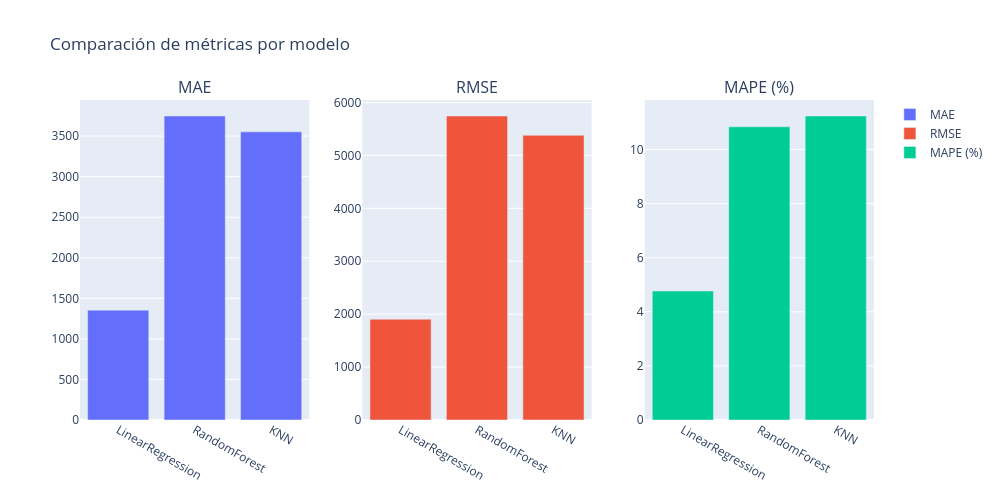

Write notebook code for a chart like this one.
### Markdown cell above
Calcula el promedio de cada métrica a lo largo de todos los folds:

#MAE (Mean Absolute Error): error promedio absoluto entre el valor real y el predicho.
→ mide en unidades del precio (por ejemplo, USD).
→ cuanto más bajo, mejor.

#RMSE (Root Mean Square Error): error cuadrático medio. Penaliza errores grandes.
→ también en USD, y debe ser lo más bajo posible.

#MAPE (Mean Absolute Percentage Error): error relativo expresado en porcentaje.
→ muestra cuánto se desvió la predicción en promedio con respecto al valor real (%).
→ un MAPE del 10 % significa que el modelo, en promedio, se equivoca un 10 % del valor real.

### Code cell
#gráfico comparativo de métricas
fig = make_subplots(rows=1, cols=3, subplot_titles=("MAE", "RMSE", "MAPE (%)"))

fig.add_trace(go.Bar(x=summary_df["Modelo"], y=summary_df["MAE"], name="MAE"), row=1, col=1)
fig.add_trace(go.Bar(x=summary_df["Modelo"], y=summary_df["RMSE"], name="RMSE"), row=1, col=2)
fig.add_trace(go.Bar(x=summary_df["Modelo"], y=summary_df["MAPE (%)"], name="MAPE (%)"), row=1, col=3)

fig.update_layout(title="Comparación de métricas por modelo", height=500, width=1000)
fig.show()

### Figure 1 — Plotly figure (JSON) as saved in the notebook; plotly's stock layout.template omitted (floating-point values rounded to 4 significant figures)
{"data": [{"name": "MAE", "type": "bar", "x": ["LinearRegression", "RandomForest", "KNN"], "xaxis": "x", "y": [1355.0, 3748.0, 3553.0], "yaxis": "y"}, {"name": "RMSE", "type": "bar", "x": ["LinearRegression", "RandomForest", "KNN"], "xaxis": "x2", "y": [1905.0, 5745.0, 5380.0], "yaxis": "y2"}, {"name": "MAPE (%)", "type": "bar", "x": ["LinearRegression", "RandomForest", "KNN"], "xaxis": "x3", "y": [4.77, 10.84, 11.24], "yaxis": "y3"}], "layout": {"annotations": [{"font": {"size": 16}, "showarrow": false, "text": "MAE", "x": 0.1444, "xanchor": "center", "xref": "paper", "y": 1, "yanchor": "bottom", "yref": "paper"}, {"font": {"size": 16}, "showarrow": false, "text": "RMSE", "x": 0.5, "xanchor": "center", "xref": "paper", "y": 1, "yanchor": "bottom", "yref": "paper"}, {"font": {"size": 16}, "showarrow": false, "text": "MAPE (%)", "x": 0.8556, "xanchor": "center", "xref": "paper", "y": 1, "yanchor": "bottom", "yref": "paper"}], "height": 500, "title": {"text": "Comparación de métricas por modelo"}, "width": 1000, "xaxis": {"anchor": "y", "domain": [0, 0.2889]}, "xaxis2": {"anchor": "y2", "domain": [0.3556, 0.6444]}, "xaxis3": {"anchor": "y3", "domain": [0.7111, 1]}, "yaxis": {"anchor": "x", "domain": [0, 1]}, "yaxis2": {"anchor": "x2", "domain": [0, 1]}, "yaxis3": {"anchor": "x3", "domain": [0, 1]}}}
